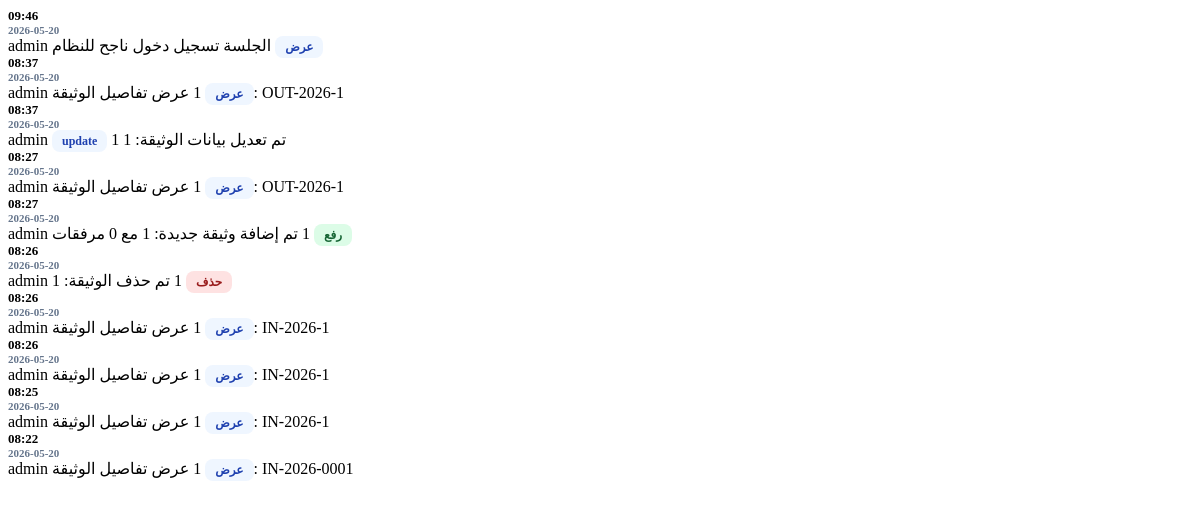
Before: /dashboard/activities-partial/ (signed in) with the older database file.
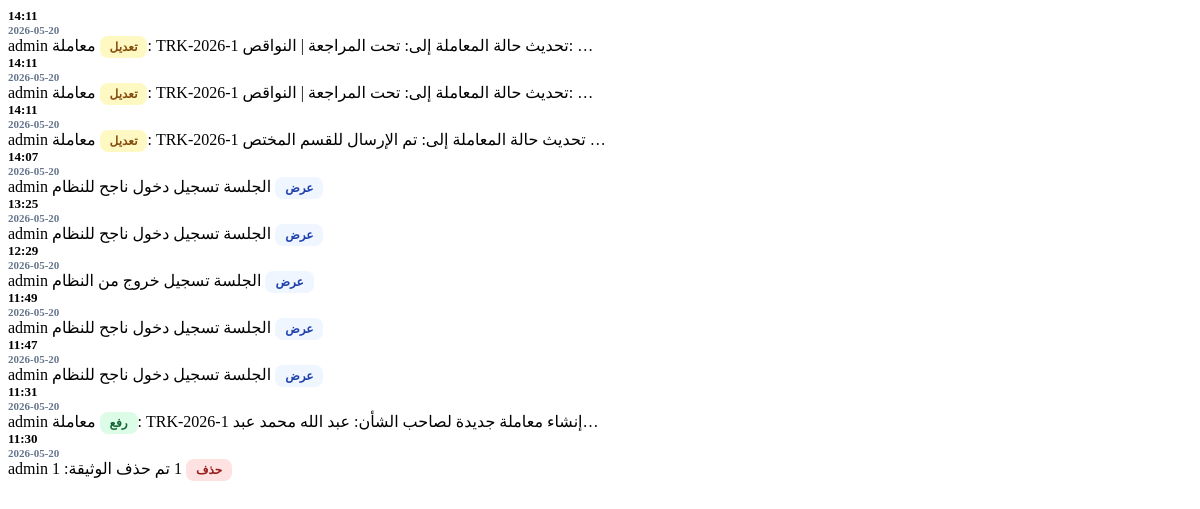
After: the same page with the newer database file.
### eams/models.py (models this page shows, shortened)
class AuditLog(models.Model):
    ACTION_CHOICES = (
        ('upload', 'رفع'),
        ('edit', 'تعديل'),
        ('delete', 'حذف'),
        ('view', 'عرض'),
    )
    user = models.ForeignKey(User, on_delete=models.SET_NULL, null=True, verbose_name="المستخدم")
    action = models.CharField(max_length=20, choices=ACTION_CHOICES, verbose_name="العملية")
    document_title = models.CharField(max_length=255, verbose_name="عنوان الوثيقة")
    timestamp = models.DateTimeField(auto_now_add=True, verbose_name="الوقت")
    details = models.TextField(blank=True, null=True, verbose_name="التفاصيل")
    @property
    def display_document_title(self):
        import re
        if self.document_title:
            return re.sub(r'TRK-(\d{4})-0*(\d+)', r'TRK-\1-\2', self.document_title)
        return self.document_title
    @property
    def display_details(self):
        import re
        if self.details:
            return re.sub(r'TRK-(\d{4})-0*(\d+)', r'TRK-\1-\2', self.details)
        return self.details

### eams/views.py (the view)
# urls.py: path('dashboard/activities-partial/', views.dashboard_activities_partial, name='dashboard_activities_partial'),
@login_required
def dashboard_activities_partial(request):
    activities = AuditLog.objects.order_by('-timestamp')[:10]
    return render(request, 'eams/partials/activities.html', {'activities': activities})

### templates/eams/partials/activities.html
{% for log in activities %}
<tr style="border-bottom: 1px solid #f1f5f9;">
    <td style="padding: 15px 20px;">
        <div style="font-weight: 900; color: #000; font-size: 13px;">{{ log.timestamp|date:"H:i" }}</div>
        <div style="font-size: 11px; color: #64748b; font-weight: 700;">{{ log.timestamp|date:"Y-m-d" }}</div>
    </td>
    <td style="padding: 15px 20px; font-weight: 800; font-size: 14px; color: #000;">{{ log.user.username }}</td>
    <td style="padding: 15px 20px;">
        {% if log.action == 'upload' %}
        <span style="background: #dcfce7; color: #166534; padding: 4px 10px; border-radius: 8px; font-size: 12px; font-weight: 900;">{{ log.get_action_display }}</span>
        {% elif log.action == 'delete' %}
        <span style="background: #fee2e2; color: #991b1b; padding: 4px 10px; border-radius: 8px; font-size: 12px; font-weight: 900;">{{ log.get_action_display }}</span>
        {% elif log.action == 'edit' %}
        <span style="background: #fef9c3; color: #854d0e; padding: 4px 10px; border-radius: 8px; font-size: 12px; font-weight: 900;">{{ log.get_action_display }}</span>
        {% else %}
        <span style="background: #eff6ff; color: #1e40af; padding: 4px 10px; border-radius: 8px; font-size: 12px; font-weight: 900;">{{ log.get_action_display }}</span>
        {% endif %}
    </td>
    <td style="padding: 15px 20px; font-weight: 700; font-size: 13px;">{{ log.display_document_title|default:"---" }}</td>
    <td style="padding: 15px 20px; font-size: 12px; color: #64748b; font-weight: 700;">{{ log.display_details|truncatechars:50 }}</td>
</tr>
{% empty %}
<tr>
    <td colspan="5" style="text-align: center; padding: 30px; color: #64748b; font-weight: 800;">لا يوجد نشاط مسجل</td>
</tr>
{% endfor %}

Changed rows visible on the page:
no longer on this page (row unchanged): AuditLog: timestamp "09:46", timestamp "2026-05-20", user.username "admin", action "عرض", display_document_title "الجلسة", display_details "تسجيل دخول ناجح للنظام"
no longer on this page (row unchanged): AuditLog: timestamp "08:37", timestamp "2026-05-20", user.username "admin", action "عرض", display_details "عرض تفاصيل الوثيقة: OUT-2026-1"
no longer on this page (row unchanged): AuditLog: timestamp "08:37", timestamp "2026-05-20", user.username "admin", action "update", display_document_title "1", display_details "تم تعديل بيانات الوثيقة: 1"
no longer on this page (row unchanged): AuditLog: timestamp "08:27", timestamp "2026-05-20", user.username "admin", action "عرض", display_details "عرض تفاصيل الوثيقة: OUT-2026-1"
no longer on this page (row unchanged): AuditLog: timestamp "08:27", timestamp "2026-05-20", user.username "admin", action "رفع", display_details "تم إضافة وثيقة جديدة: 1 مع 0 مرفقات"
no longer on this page (row unchanged): AuditLog: timestamp "08:26", timestamp "2026-05-20", user.username "admin", action "حذف", display_document_title "1", display_details "تم حذف الوثيقة: 1"
no longer on this page (row unchanged): AuditLog: timestamp "08:26", timestamp "2026-05-20", user.username "admin", action "عرض", display_details "عرض تفاصيل الوثيقة: IN-2026-1"
no longer on this page (row unchanged): AuditLog: timestamp "08:26", timestamp "2026-05-20", user.username "admin", action "عرض", display_details "عرض تفاصيل الوثيقة: IN-2026-1"
no longer on this page (row unchanged): AuditLog: timestamp "08:25", timestamp "2026-05-20", user.username "admin", action "عرض", display_details "عرض تفاصيل الوثيقة: IN-2026-1"
no longer on this page (row unchanged): AuditLog: timestamp "08:22", timestamp "2026-05-20", user.username "admin", action "عرض", display_details "عرض تفاصيل الوثيقة: IN-2026-0001"
added AuditLog: timestamp "14:11", timestamp "2026-05-20", user.username "admin", action "تعديل", display_document_title "معاملة: TRK-2026-1", display_details "تحديث حالة المعاملة إلى: تحت المراجعة | النواقص: …"
added AuditLog: timestamp "14:11", timestamp "2026-05-20", user.username "admin", action "تعديل", display_document_title "معاملة: TRK-2026-1", display_details "تحديث حالة المعاملة إلى: تحت المراجعة | النواقص: …"
added AuditLog: timestamp "14:11", timestamp "2026-05-20", user.username "admin", action "تعديل", display_document_title "معاملة: TRK-2026-1", display_details "تحديث حالة المعاملة إلى: تم الإرسال للقسم المختص …"
added AuditLog: timestamp "14:07", timestamp "2026-05-20", user.username "admin", action "عرض", display_document_title "الجلسة", display_details "تسجيل دخول ناجح للنظام"
added AuditLog: timestamp "13:25", timestamp "2026-05-20", user.username "admin", action "عرض", display_document_title "الجلسة", display_details "تسجيل دخول ناجح للنظام"
added AuditLog: timestamp "12:29", timestamp "2026-05-20", user.username "admin", action "عرض", display_document_title "الجلسة", display_details "تسجيل خروج من النظام"
added AuditLog: timestamp "11:49", timestamp "2026-05-20", user.username "admin", action "عرض", display_document_title "الجلسة", display_details "تسجيل دخول ناجح للنظام"
added AuditLog: timestamp "11:47", timestamp "2026-05-20", user.username "admin", action "عرض", display_document_title "الجلسة", display_details "تسجيل دخول ناجح للنظام"
added AuditLog: timestamp "11:31", timestamp "2026-05-20", user.username "admin", action "رفع", display_document_title "معاملة: TRK-2026-1", display_details "إنشاء معاملة جديدة لصاحب الشأن: عبد الله محمد عبد…"
added AuditLog: timestamp "11:30", timestamp "2026-05-20", user.username "admin", action "حذف", display_document_title "1", display_details "تم حذف الوثيقة: 1"
